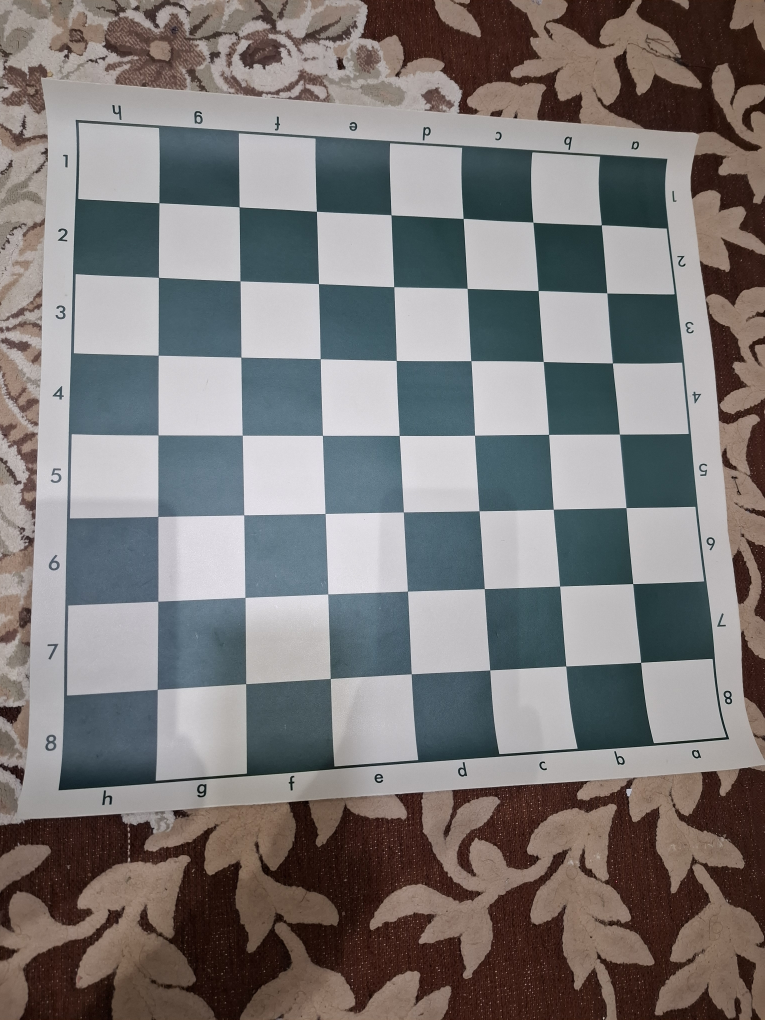
#> input picture calibration_images/20250103_182324.jpg, 3060 x 4080 px (shown at 1/4 size)
$ python -i image_processing.py   (imports and definitions only)
#> lines starting #> are read from the running program, lines starting #| are printed output that depends on the picture; after the words box and inside, x2 and y2 are one past the last pixel; in counts of white or black regions, pixels touching at a corner belong together
import cv2
import numpy as np


class ImageProcessing:
    def __init__(self):
        pass

    def detect_keypoints(self, image_path):
#> called with image_path = '20250103_182324.jpg'
        img = cv2.imread(image_path)
#> img is the input picture: shape (4080, 3060, 3); mean B, G, R 119.1, 119.9, 123.6
        if img is None:
            print("Error: Image not found or unable to load.")
            return None, None

        img = cv2.resize(img, (0, 0), fx=0.25, fy=0.25)
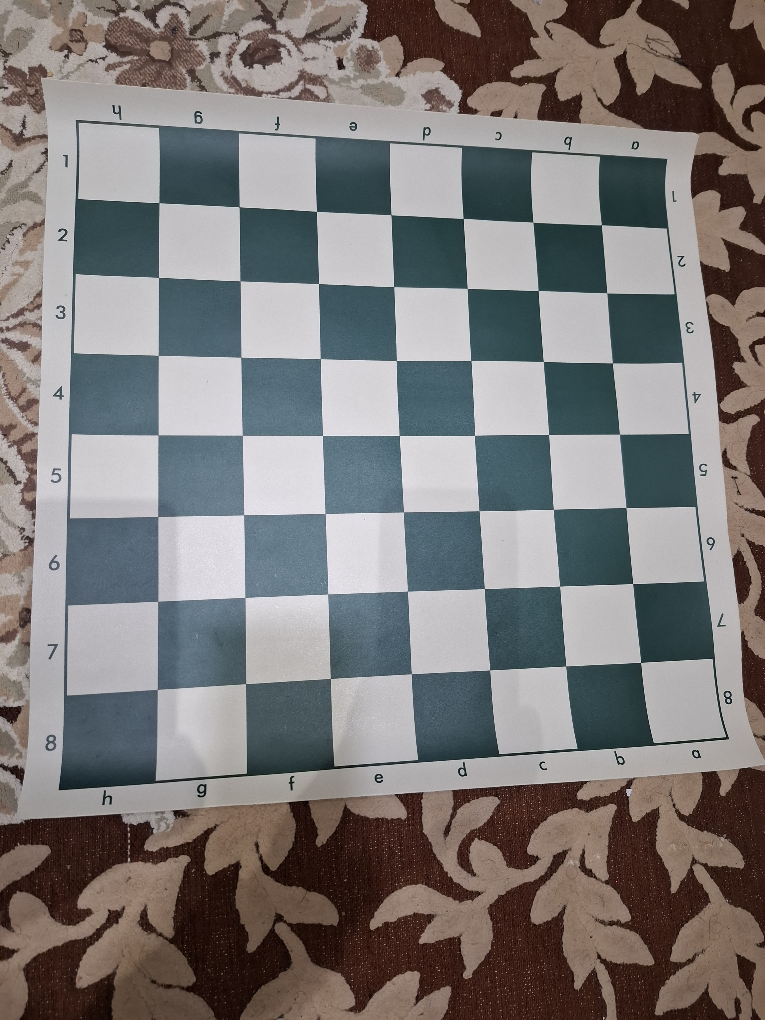
#> img: shape (1020, 765, 3); mean B, G, R 119.2, 120, 123.7
        gray = cv2.cvtColor(img, cv2.COLOR_BGR2GRAY)
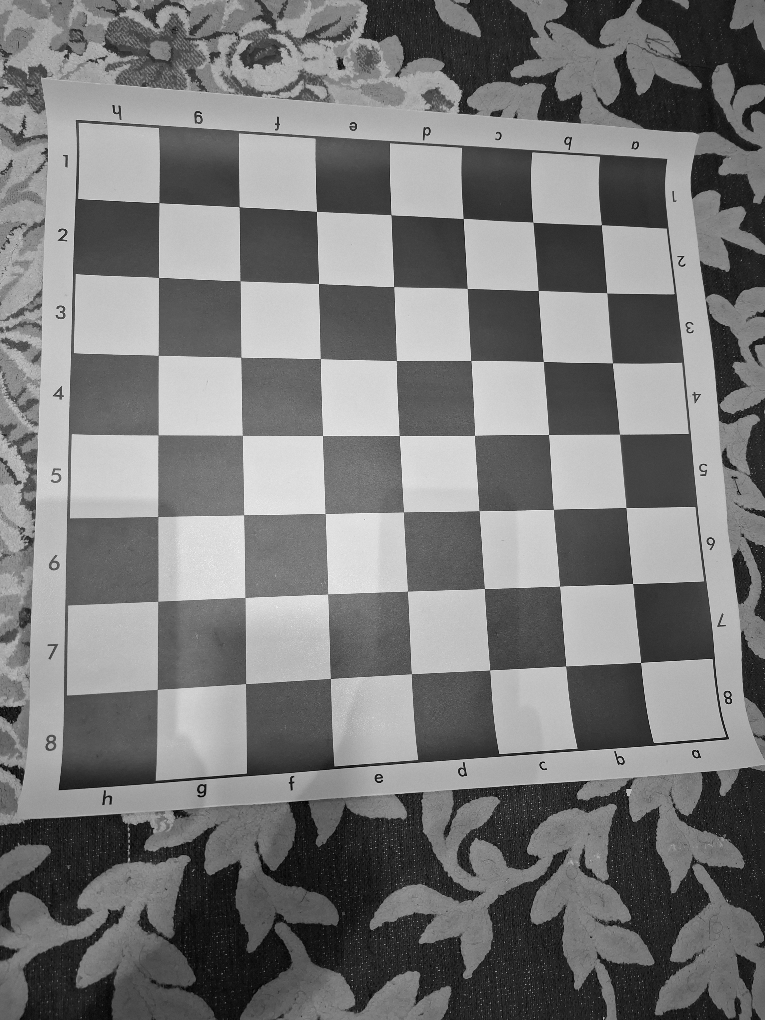
#> gray: shape (1020, 765); min 2, max 245, mean 121
        corners = cv2.goodFeaturesToTrack(gray, 100, 0.5, 10)
#> corners = 69 rows, first 8: [632, 583], [728, 699], [640, 662], [621, 761], [319, 284], [464, 219], [466, 775], [317, 212]

        if corners is None:
            print("No corners detected. Adjust parameters or check the image.")
            return None, None

        corners = np.int32(corners)
#> corners = contour of 69 points, box (x1, y1, x2, y2) (56, 105, 729, 829), area 390920
        return corners, img

    def extract_pixel_coordinates(self, corners):
        return [tuple(corner[0]) for corner in corners]

>>> result = ImageProcessing().detect_keypoints('20250103_182324.jpg')

$ run again, on calibration_images/20250103_182327.jpg
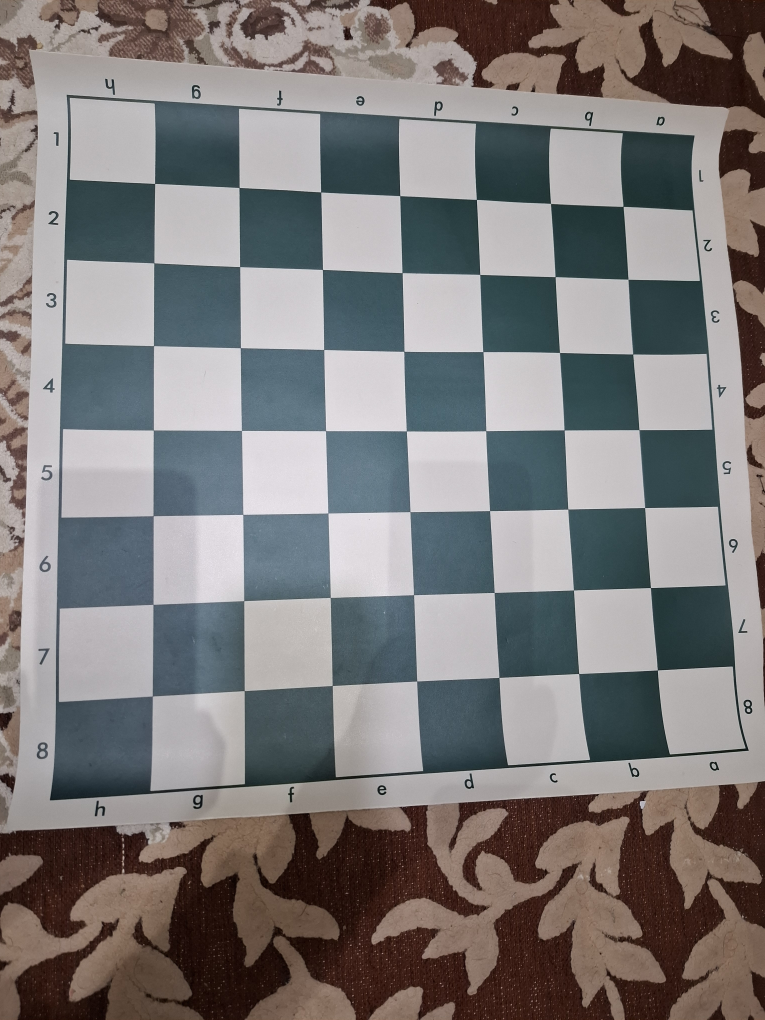
#> input picture calibration_images/20250103_182327.jpg, 3060 x 4080 px (shown at 1/4 size)
#> in detect_keypoints, img is the input picture: shape (4080, 3060, 3); mean B, G, R 121.3, 121.8, 125
#> in detect_keypoints, `img = cv2.resize(img, (0, 0), fx=0.25, fy=0.25)`:
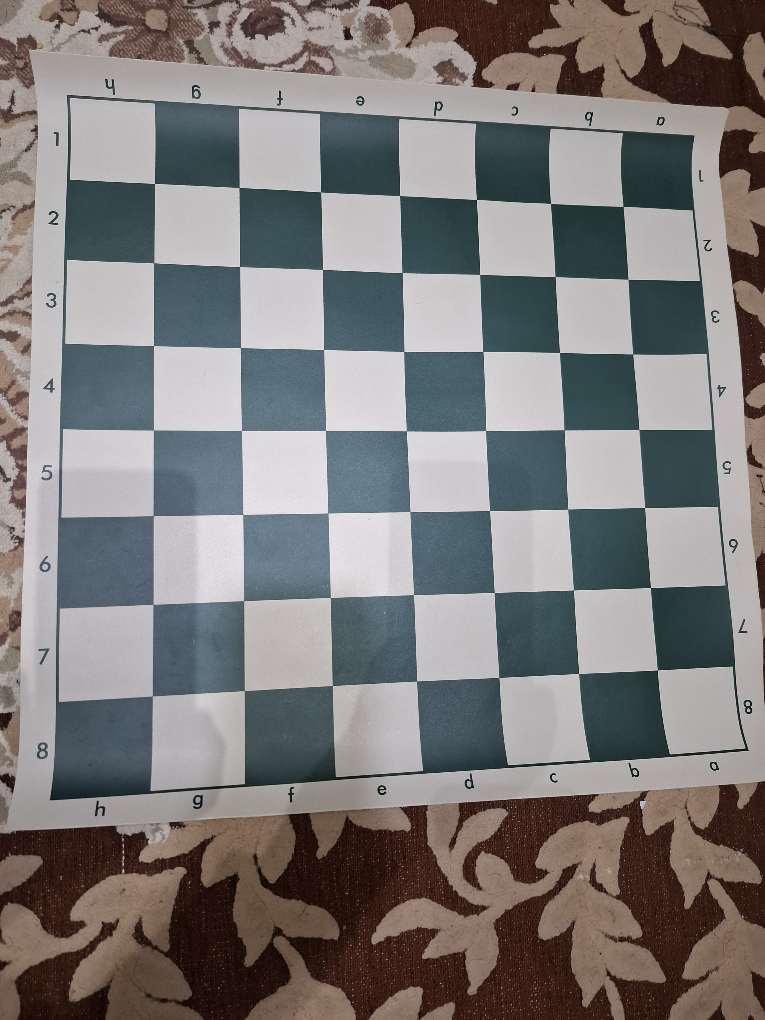
#> img: shape (1020, 765, 3); mean B, G, R 121.5, 121.9, 125.1
#> in detect_keypoints, `gray = cv2.cvtColor(img, cv2.COLOR_BGR2GRAY)`:
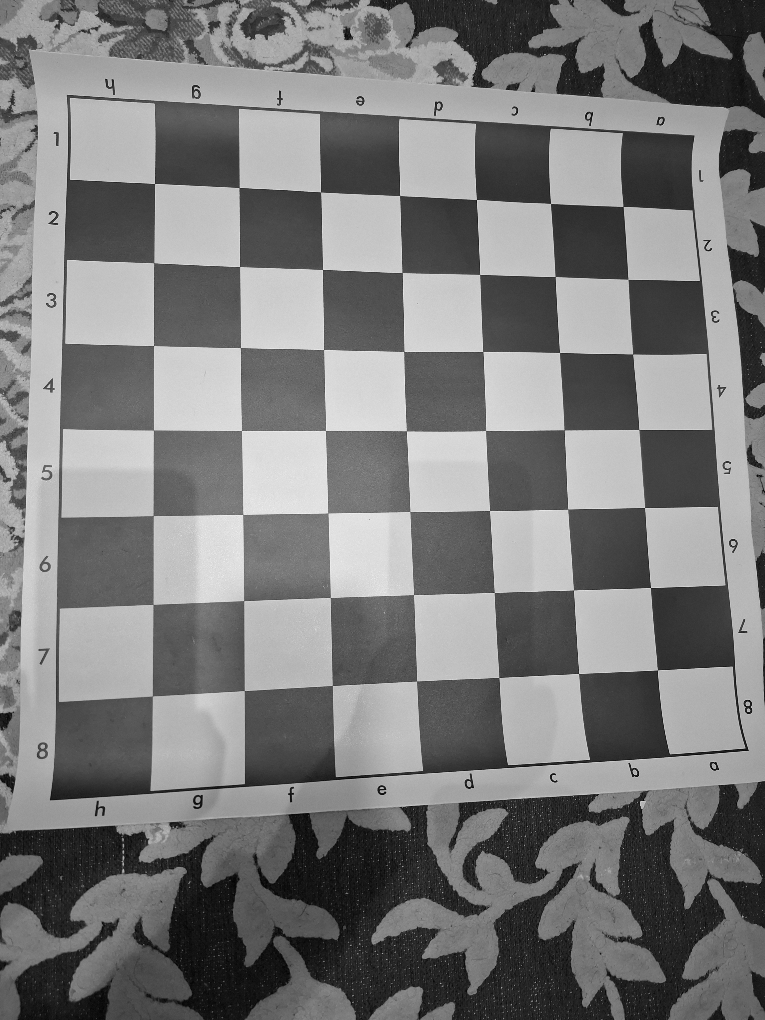
#> gray: shape (1020, 765); min 4, max 243, mean 122.8
#> in detect_keypoints, `corners = cv2.goodFeaturesToTrack(gray, 100, 0.5, 10)`: corners = 75 rows, first 8: [748, 710], [477, 200], [651, 587], [559, 352], [551, 204], [380, 791], [154, 183], [644, 508]
#> in detect_keypoints, `corners = np.int32(corners)`: corners = contour of 75 points, box (x1, y1, x2, y2) (46, 79, 749, 816), area 100744

$ run again, on calibration_images/20250103_182348.jpg
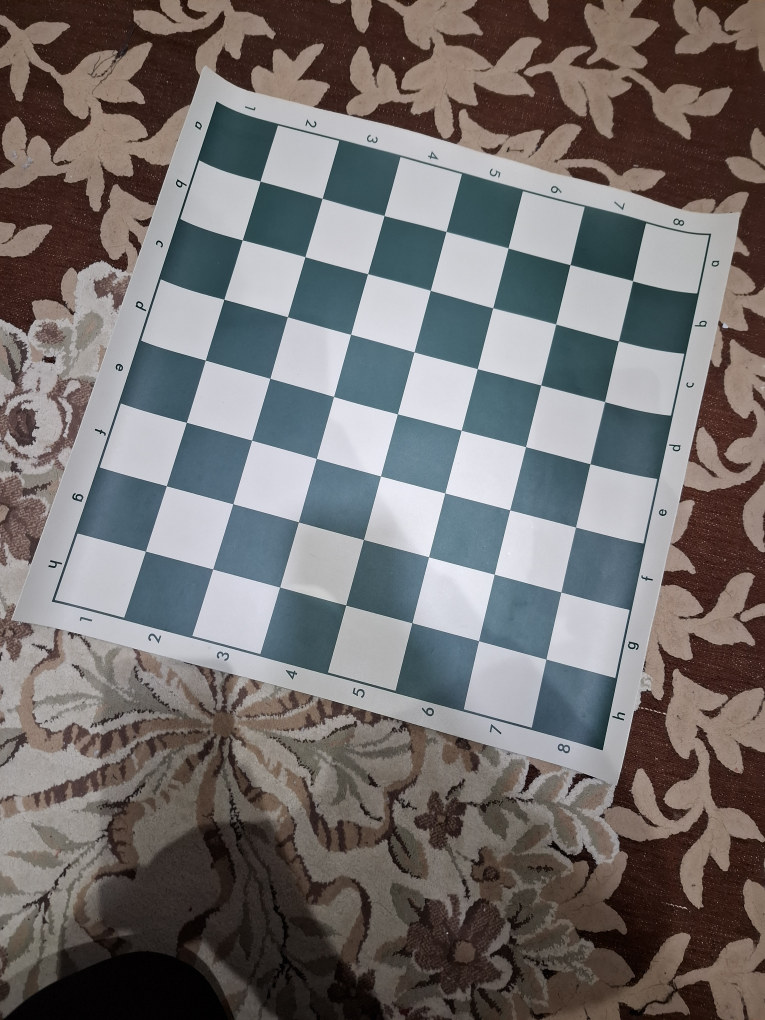
#> input picture calibration_images/20250103_182348.jpg, 3060 x 4080 px (shown at 1/4 size)
#> in detect_keypoints, img is the input picture: shape (4080, 3060, 3); mean B, G, R 110.8, 111.6, 115.6
#> in detect_keypoints, `img = cv2.resize(img, (0, 0), fx=0.25, fy=0.25)`:
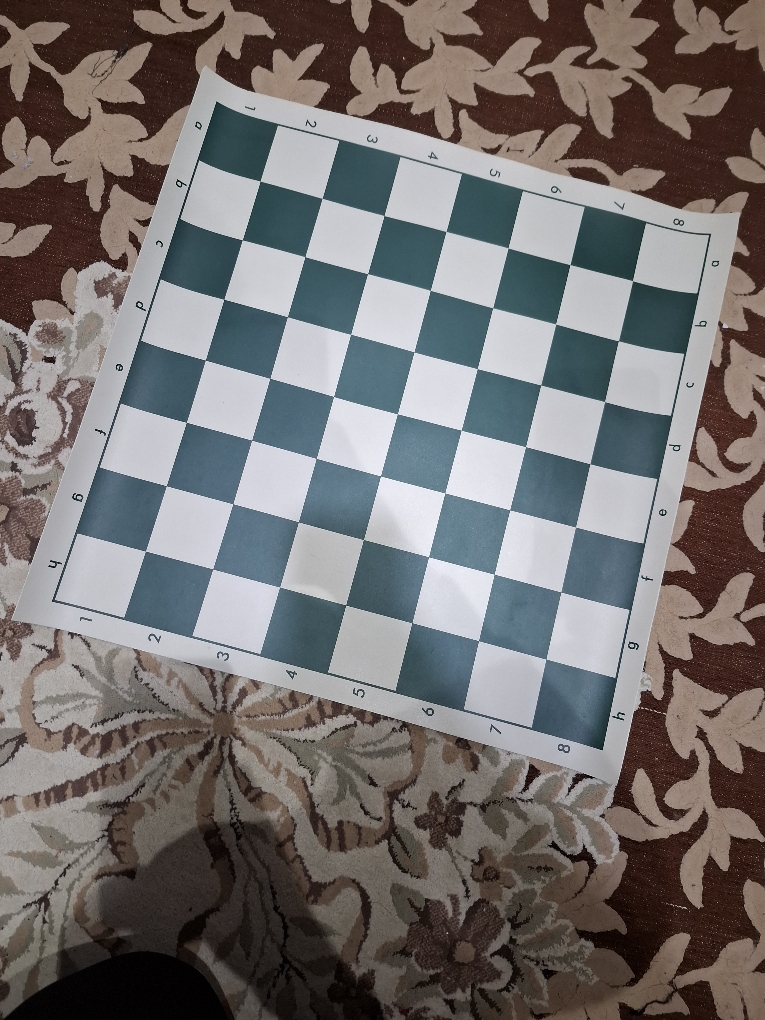
#> img: shape (1020, 765, 3); mean B, G, R 110.9, 111.7, 115.7
#> in detect_keypoints, `gray = cv2.cvtColor(img, cv2.COLOR_BGR2GRAY)`:
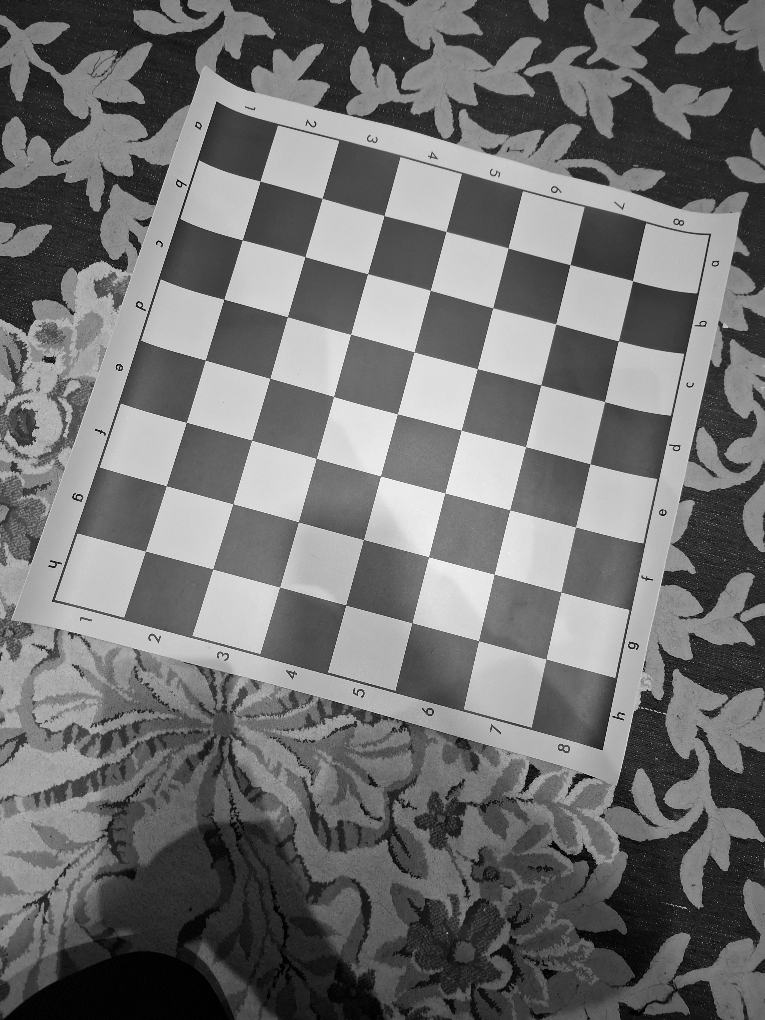
#> gray: shape (1020, 765); min 0, max 252, mean 112.8
#> in detect_keypoints, `corners = cv2.goodFeaturesToTrack(gray, 100, 0.5, 10)`: corners = 68 rows, first 8: [177, 180], [138, 304], [54, 564], [77, 497], [95, 429], [663, 513], [602, 749], [53, 600]
#> in detect_keypoints, `corners = np.int32(corners)`: corners = contour of 68 points, box (x1, y1, x2, y2) (53, 102, 724, 750), area 187025

$ run again, on calibration_images/20250103_182350.jpg
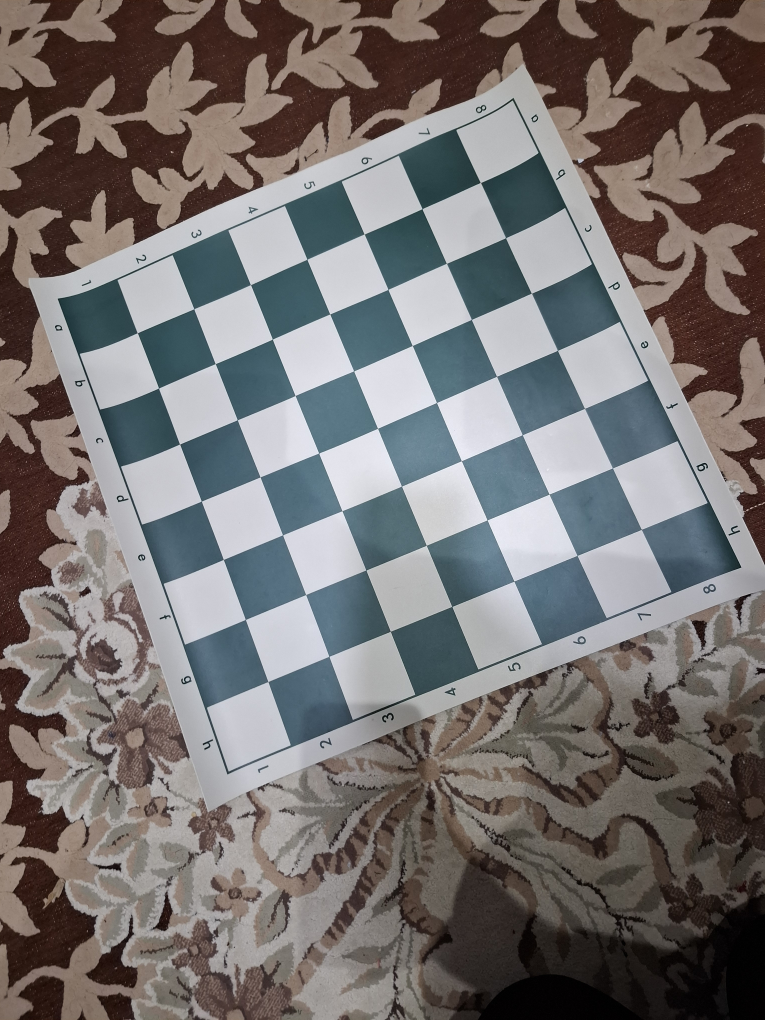
#> input picture calibration_images/20250103_182350.jpg, 3060 x 4080 px (shown at 1/4 size)
#> in detect_keypoints, img is the input picture: shape (4080, 3060, 3); mean B, G, R 112.4, 113.3, 117.5
#> in detect_keypoints, `img = cv2.resize(img, (0, 0), fx=0.25, fy=0.25)`:
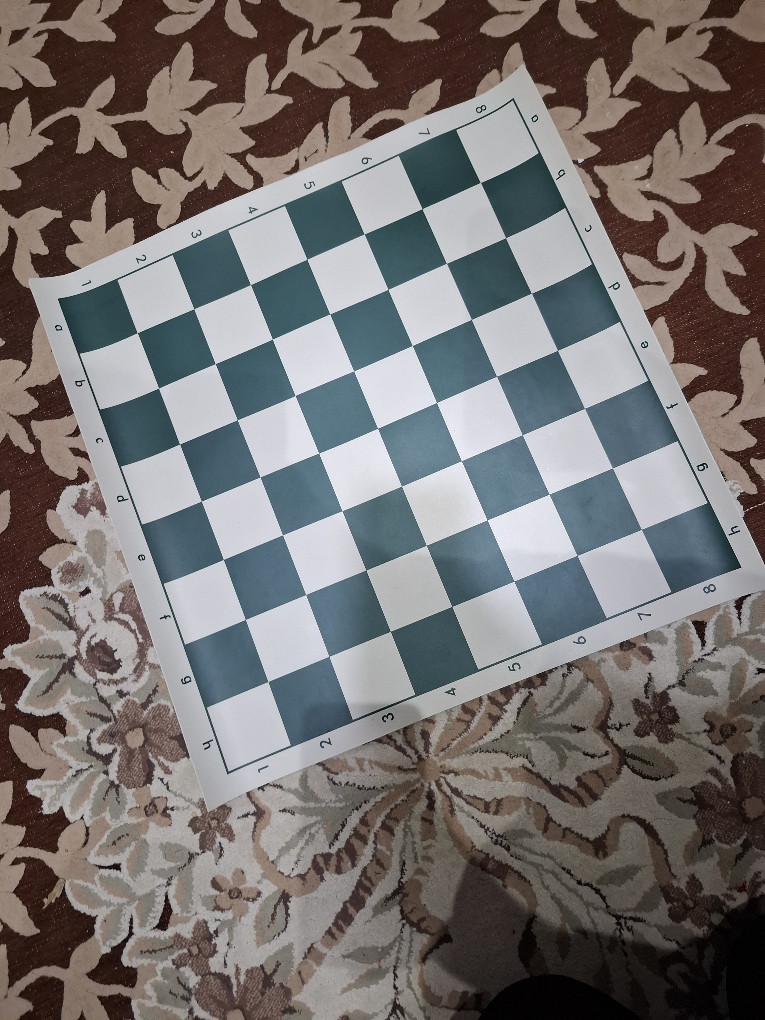
#> img: shape (1020, 765, 3); mean B, G, R 112.5, 113.5, 117.7
#> in detect_keypoints, `gray = cv2.cvtColor(img, cv2.COLOR_BGR2GRAY)`:
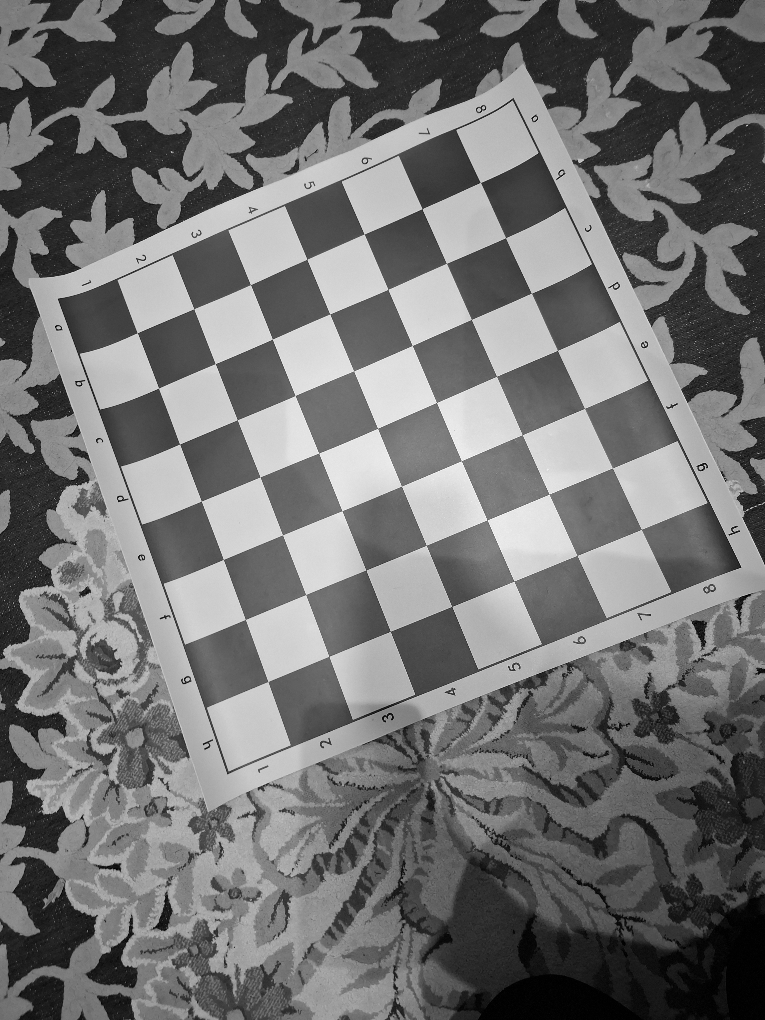
#> gray: shape (1020, 765); min 0, max 250, mean 114.6
#> in detect_keypoints, `corners = cv2.goodFeaturesToTrack(gray, 100, 0.5, 10)`: corners = 100 rows, first 8: [122, 498], [137, 333], [702, 467], [186, 680], [201, 501], [479, 109], [56, 327], [740, 567]
#> in detect_keypoints, `corners = np.int32(corners)`: corners = contour of 100 points, box (x1, y1, x2, y2) (21, 101, 741, 937), area 23602
